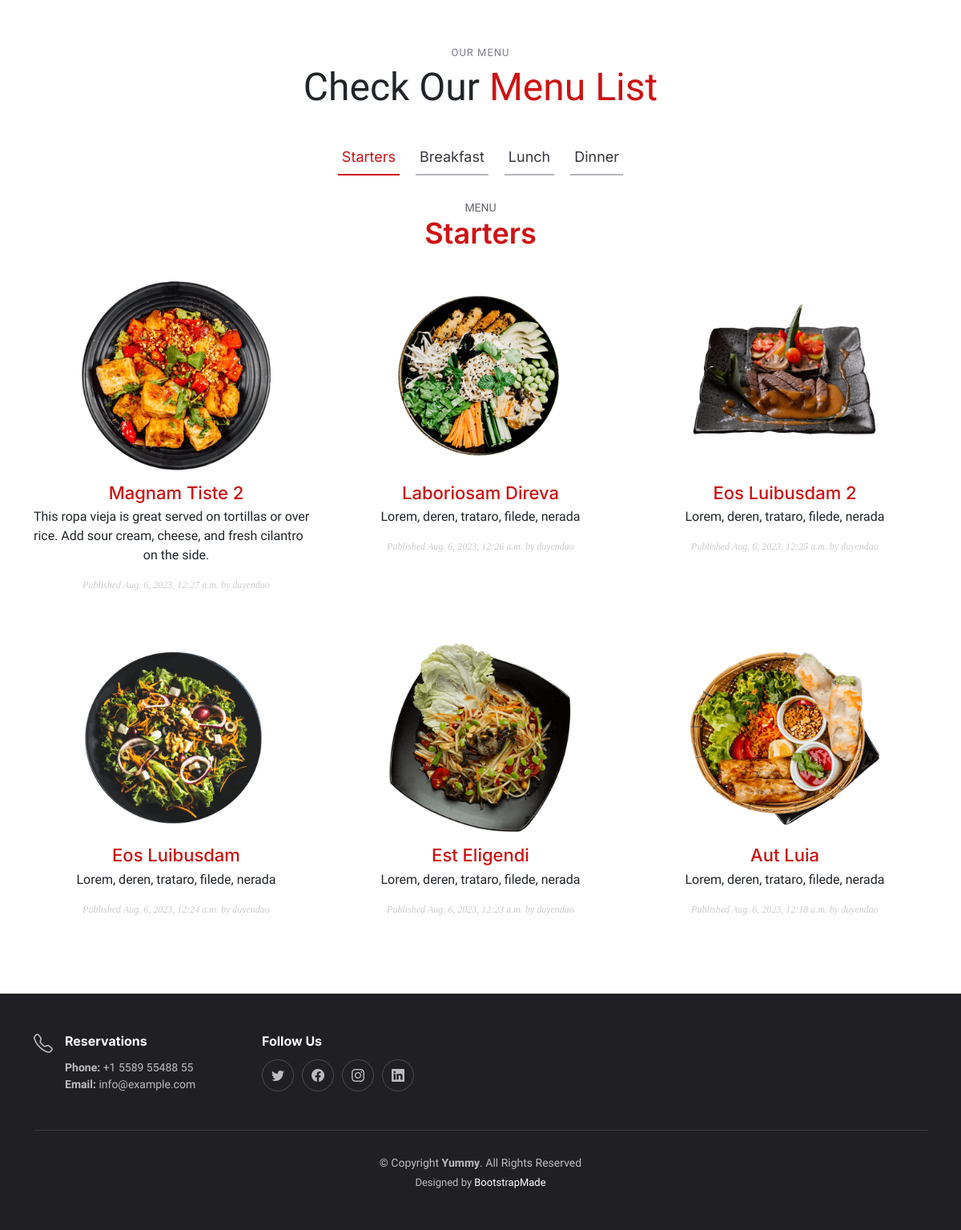
/recipe/ (lower part), run on an earlier commit of the app's database.
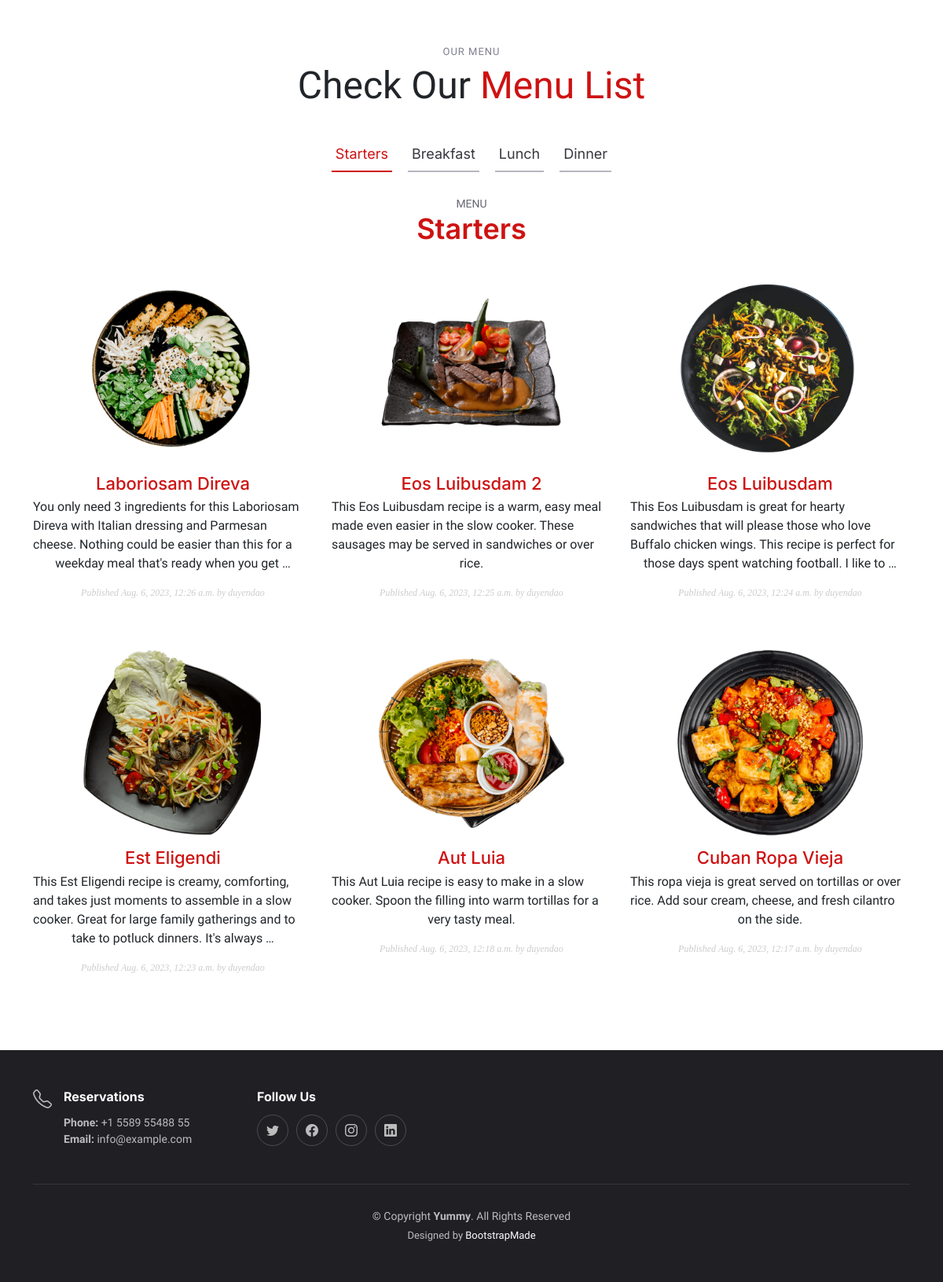
And on a later commit of the database.
### recipe/models.py (models this page shows, shortened)
class Post(models.Model):
    STATUS_CHOICES = ( ('draft', 'Draft'), ('published', 'Published'), )
    title = models.CharField(max_length=250)
    slug = models.SlugField(max_length=250, unique_for_date='publish')
    author = models.ForeignKey(User, on_delete=models.CASCADE, related_name='recipe_posts')
    body = models.TextField(blank=True)
    image = models.ImageField(upload_to='posts/image/%Y/%m/%d/', blank=True)
    video = models.FileField(upload_to='posts/video/%Y/%m/%d/', blank=True)
    url = models.URLField()
    publish = models.DateTimeField(default=timezone.now)
    created = models.DateTimeField(auto_now_add=True)
    updated = models.DateTimeField(auto_now=True)
    status = models.CharField(max_length=10, choices=STATUS_CHOICES, default='draft')
    objects = models.Manager() # The default manager.
    published = PublishedManager() # Our custom manager.
    score = models.IntegerField(default=0,
        validators=[
            MaxValueValidator(5),
            MinValueValidator(0),
        ]
    )
    servings = models.IntegerField(default=0)
    ingredients = models.TextField(blank=True)
    direction_step = models.TextField(blank=True)
    nutrition_calories = models.IntegerField(default=0)
    nutrition_carbs = models.IntegerField(default=0)
    nutrition_protein = models.IntegerField(default=0)
    nutrition_fat = models.IntegerField(default=0)
    class Meta:
        ordering = ('-publish',)
    def get_absolute_url_home(self):
        return reverse('recipe:post_detail_home', args=[ self.slug, self.publish.year, self.publish.month, self.publish.day])

### account/views.py (the view)
# urls.py: path('', views.home, name='home'),
def home(request):
    object_list = Post.published.all()
    images = Image.objects.all()
    paginator = Paginator(object_list, 6)
    page = request.GET.get('page')
    try:
        posts = paginator.page(page)
    except PageNotAnInteger:
        posts = paginator.page(1)
    except EmptyPage:
        posts = paginator.page(paginator.num_pages)
    return render(request, 'account/home.html', {'section': 'home',
                                                 'posts': posts,
                                                 'images': images})

### recipe/models.py (called while the page is built)
    def get_queryset(self):
        return super(PublishedManager, self).get_queryset().filter(status='published')

### account/templates/account/home.html (shortened to what this page needs)
{% extends "base.html" %}
{% block content %}
    <main id="main">
        <section id="menu" class="menu">
            <div class="container" data-aos="fade-up">
                <div class="section-header">
                    <h2>Our Menu</h2>
                    <p>Check Our <span> Menu List</span></p>
                </div>
                <ul class="nav nav-tabs d-flex justify-content-center" data-aos="fade-up" data-aos-delay="200">
                    <li class="nav-item">
                        <a class="nav-link active show" data-bs-toggle="tab" data-bs-target="#menu-starters">
                            <h4>Starters</h4>
                        </a>
                    </li>
                    <li class="nav-item">
                        <a class="nav-link" data-bs-toggle="tab" data-bs-target="#menu-breakfast">
                            <h4>Breakfast</h4>
                        </a>
                    </li>
                    <li class="nav-item">
                        <a class="nav-link" data-bs-toggle="tab" data-bs-target="#menu-lunch">
                            <h4>Lunch</h4>
                        </a>
                    </li>
                    <li class="nav-item">
                        <a class="nav-link" data-bs-toggle="tab" data-bs-target="#menu-dinner">
                            <h4>Dinner</h4>
                        </a>
                    </li>
                </ul>
                <div class="tab-content" data-aos="fade-up" data-aos-delay="300">
                    <div class="tab-pane fade active show" id="menu-starters">
                        <div class="tab-header text-center">
                            <p>Menu</p>
                            <h3>Starters</h3>
                        </div>
                        <div class="row gy-5">
                            {% for post in posts %}
                                <div class="col-lg-4 menu-item">
                                    {% if request.user.is_authenticated %}
                                        <a href="{{ post.get_absolute_url }}"><img src="{{ post.image.url }}" class="menu-img img-fluid" alt=""></a>
                                        <h4><a href="{{ post.get_absolute_url }}"> {{ post.title }} </a></h4>
                                    {% else %}
                                        <a href="{{ post.get_absolute_url_home }}"><img src="{{ post.image.url }}" class="menu-img img-fluid" alt=""></a>
                                        <h4><a href="{{ post.get_absolute_url_home }}"> {{ post.title }} </a></h4>
                                    {% endif %}
                                    <p class="ingredients">
                                        {{ post.body|truncatewords:30|linebreaks }}
                                    </p>
                                    <p class="date"> Published {{ post.publish }} by {{ post.author }} </p>
                                </div>
                            {% endfor %}
                        </div>
                    </div>
                </div>
            </div>
        </section>
    </main>
{% endblock %}

What changed in the data, as far as the page shows it:
removed Post: image (picture), title "Magnam Tiste 2", body "This ropa vieja is great served on tortillas or over rice. Add sour cream, cheese, and fresh cilantro on the side.", publish "Aug. 6, 2023, 12:27 a.m.", author "duyendao"
changed Post "Laboriosam Direva": body "Lorem, deren, trataro, filede, nerada" → "You only need 3 ingredients for this Laboriosam Direva with Italian dressing and Parmesan cheese. Nothing could be easier than this for a weekday meal that's ready when you get …"
changed Post "Eos Luibusdam 2": body "Lorem, deren, trataro, filede, nerada" → "This Eos Luibusdam recipe is a warm, easy meal made even easier in the slow cooker. These sausages may be served in sandwiches or over rice."
changed Post "Eos Luibusdam": body "Lorem, deren, trataro, filede, nerada" → "This Eos Luibusdam is great for hearty sandwiches that will please those who love Buffalo chicken wings. This recipe is perfect for those days spent watching football. I like to …"
changed Post "Est Eligendi": body "Lorem, deren, trataro, filede, nerada" → "This Est Eligendi recipe is creamy, comforting, and takes just moments to assemble in a slow cooker. Great for large family gatherings and to take to potluck dinners. It's always …"
changed Post "Aut Luia": body "Lorem, deren, trataro, filede, nerada" → "This Aut Luia recipe is easy to make in a slow cooker. Spoon the filling into warm tortillas for a very tasty meal."
now on this page (row edited): Post: image (picture), title "Cuban Ropa Vieja", body "This ropa vieja is great served on tortillas or over rice. Add sour cream, cheese, and fresh cilantro on the side.", publish "Aug. 6, 2023, 12:17 a.m.", author "duyendao"
